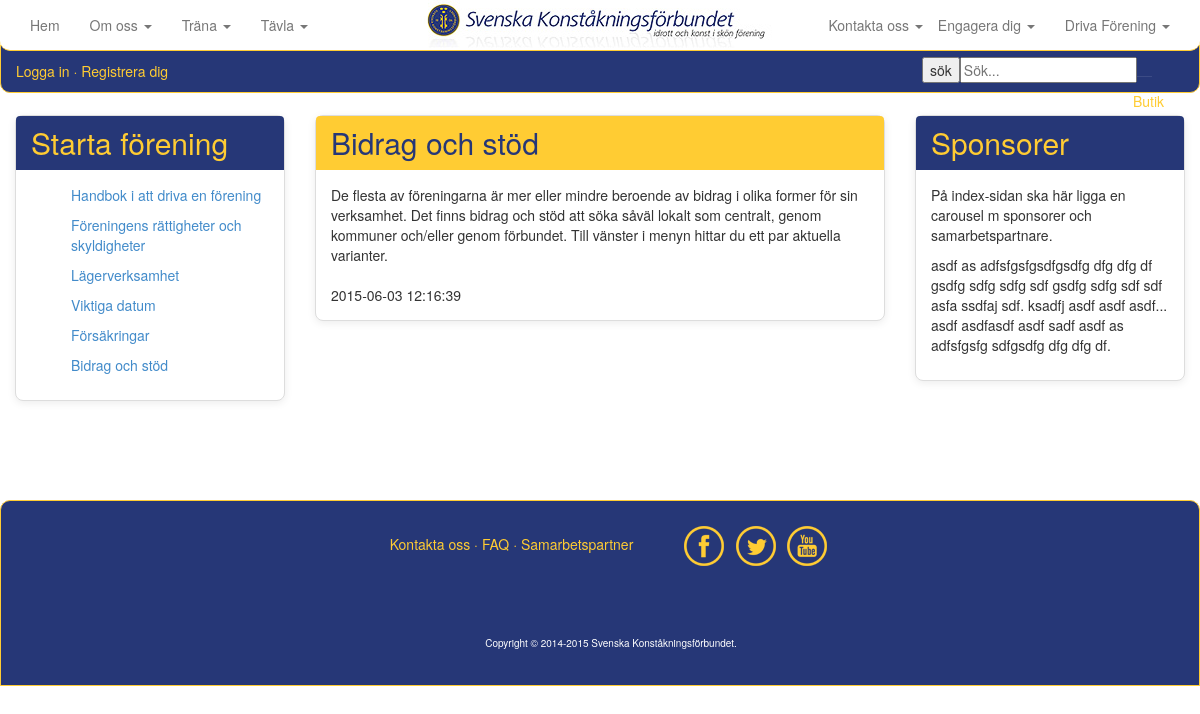
Page /starta.php on the committed database.
### tables this page shows
CREATE TABLE IF NOT EXISTS `artikel` (
  `ArtikelId` int(11) NOT NULL,
  `ArtikelName` varchar(50) NOT NULL,
  `ArtikelMessage` text NOT NULL,
  `ArtikelTimeStamp` timestamp NOT NULL DEFAULT CURRENT_TIMESTAMP,
  `ArtikelPic` varchar(1000) NOT NULL,
  `ArtikelPicThumb` varchar(1000) NOT NULL,
  `kategori` varchar(20) NOT NULL
);

### starta.php (the view, shortened to what this page needs)
<?php
include_once("inc/HTMLTemplate.php");
include_once("inc/Connstring.php");
$artikeltime = "";
$artikelnames = "";
if(!empty($_GET))
{
	$getartikelid = isset($_GET['ArtikelId']) ? $_GET['ArtikelId'] : '';
	$query = <<<END
		SELECT ArtikelId, ArtikelName, ArtikelMessage, ArtikelTimeStamp
		FROM artikel
		WHERE ArtikelId = "{$getartikelid}";
END;
	$res = $mysqli->query($query) or die();
	if($res->num_rows > 0)
	{
		while($row = $res->fetch_object())
		{
			$artikelname = $row->ArtikelName;
			$artikelmessage = $row->ArtikelMessage;
			$artikeltimestamp = $row->ArtikelTimeStamp;
			$artikeltime = <<<END
		<div class="panel panel-yellow">
			<div class="panel-heading">
				<h3 class="panel-title">{$artikelname}</h3>
			</div>
				<div class="panel-body">
					{$artikelmessage}
					{$artikeltimestamp}
				</div>
		</div>
END;
		}
	}
}
else
{
	$query = <<<END
		SELECT ArtikelId, ArtikelName, ArtikelMessage, ArtikelTimeStamp, kategori
		FROM artikel
		WHERE kategori = 'starta'
		ORDER BY Artikeltimestamp
END;
	$res = $mysqli->query($query) or die();
		if($res->num_rows > 0)
		{
			while($row = $res->fetch_object())
			{
				$artikelname = $row->ArtikelName;
				$artikelmessage = $row->ArtikelMessage;
				$artikeltimestamp = $row->ArtikelTimeStamp;
				$artikeltime = <<<END
				<div class="panel panel-yellow">
					<div class="panel-heading">
						<h3 class="panel-title">{$artikelname}</h3>
					</div>
						<div class="panel-body">
							{$artikelmessage}
							{$artikeltimestamp}
						</div>
				</div>
END;
			}
		}
}
$query = <<<END
	SELECT ArtikelId, ArtikelName, ArtikelMessage, ArtikelTimeStamp, kategori
	FROM artikel
	WHERE kategori = 'starta'
	ORDER BY Artikeltimestamp
END;
$res = $mysqli->query($query) or die();
if($res->num_rows > 0)
{
	while($row = $res->fetch_object())
	{
		$artikelId = $row->ArtikelId;
		$artikelname = $row->ArtikelName;
		$artikelnames .= <<<END
			<div class="collapse-in" id="dokument">
				<ul class="">
	   				<a href="starta.php?ArtikelId={$artikelId}">
	   					<li>{$artikelname}</li>
	   				</a>
	   			</ul>
			</div>
END;
	}
}
$content = <<<END
       	<div id="content">
			<div class="row">
				<div class="col-md-3">
					<div class="panel panel-blue">
						<div class="panel-heading">
							<h3 class="panel-title yellow">Starta förening</h3>
						</div>
						</a>
						<div class="panel-body">
							{$artikelnames}
						</div>
					</div>
				</div>
				<div class="col-xs-12 col-md-6">
					{$artikeltime}
				</div>
				<div class="col-md-3 pull-right">
					<div class="panel panel-blue">
						<div class="panel-heading">
							<h3 class="panel-title">Sponsorer</h3>
						</div>
						<div class="panel-body">
							<p>På index-sidan ska här ligga en carousel m sponsorer och samarbetspartnare.
							</p>
							<p class="divider"></p>
							<p>asdf as adfsfgsfgsdfgsdfg dfg dfg df gsdfg sdfg sdfg sdf gsdfg sdfg
							sdf sdf asfa ssdfaj sdf.
							ksadfj asdf asdf asdf... asdf asdfasdf asdf sadf asdf as adfsfgsfg
							sdfgsdfg dfg dfg df.
							</p>
						</div>
					</div>
				</div>
			</div>
       </div>
END;
echo $header;
echo $content;
echo $footer;
?>

### css/ia4.css (style rules this page uses)
html { height: 100% }
body { background-color: white; margin-right: auto; margin-left: auto; width:100%; height: 100% }
#content { z-index:-1; margin-top: 100px; margin-right: auto; margin-left: auto; width:100%; min-height: 400px; padding: 15px; background-color: white; }
.yellow { color: #ffcc33; }
.panel { margin-bottom: 20px; background-color: #fff; border: 1px solid transparent; border-radius: 8px; -webkit-box-shadow: 0 2px 8px rgba(0, 0, 0, .08); box-shadow: 0 2px 8px rgba(0, 0, 0, .08); }
.panel-body { padding: 15px; }
.panel-heading { padding: 10px 15px; border-bottom: 1px solid transparent; border-top-left-radius: 4px; border-top-right-radius: 4px; }
.panel-title { margin-top: 0; margin-bottom: 0; font-size: 16px; color: inherit; }
.panel-yellow { border-color: #ddd; }
.panel-yellow > .panel-heading { color: #263777; background-color: #ffcc33; border-color: #ffcc33; }
.panel-blue { border-color: #ddd; }
.panel-blue > .panel-heading { color: #ffcc33; background-color: #263777; border-color: #263777; }
.panel-title { margin-top: 0; margin-bottom: 0; font-size: 30px; color: inherit; }
ul { list-style-type: none; }

### rows in the picture
artikel: ArtikelName "Handbok i att driva en förening"
artikel: ArtikelName "Föreningens rättigheter och skyldigheter"
artikel: ArtikelName "Lägerverksamhet"
artikel: ArtikelName "Viktiga datum"
artikel: ArtikelName "Försäkringar"
artikel: ArtikelName "Bidrag och stöd", ArtikelMessage "De flesta av föreningarna är mer eller mindre beroende av bidrag i olika former för sin verksamhet. Det finns bidrag och stöd att söka såväl lokalt som centralt, genom kommuner och/eller genom förbundet. Till vänster i menyn hittar du ett par aktuella varianter.", ArtikelTimeStamp "2015-06-03 12:16:39"
